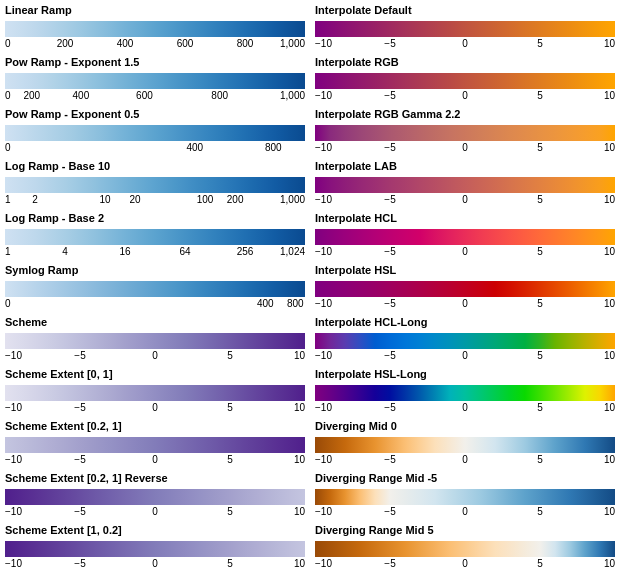

The specification (Vega-Lite) saved for this image:
### Vega specification from a JSON file in a GitHub repository (floating-point values rounded to 4 significant figures)
{"$schema": "https://vega.github.io/schema/vega/v4.json", "padding": 5, "config": {"legend": {"offset": 5, "gradientDirection": "horizontal", "gradientLength": 300, "labelOverlap": {"signal": "labelOverlap"}}}, "signals": [{"name": "labelOverlap", "value": true, "bind": {"input": "checkbox"}}, {"name": "seqScheme", "value": "purples"}, {"name": "linearRange", "value": ["purple", "orange"]}], "data": [{"name": "table", "values": [{"u": -10}, {"u": 10}]}, {"name": "positive", "values": [{"u": 1}, {"u": 1000}]}], "scales": [{"name": "linear", "type": "linear", "range": "ramp", "domain": {"data": "positive", "field": "u"}, "zero": false, "nice": true}, {"name": "pow", "type": "pow", "exponent": 1.5, "range": "ramp", "domain": {"data": "positive", "field": "u"}, "zero": false, "nice": true}, {"name": "sqrt", "type": "sqrt", "range": "ramp", "domain": {"data": "positive", "field": "u"}, "zero": false, "nice": true}, {"name": "log10", "type": "log", "range": "ramp", "domain": {"data": "positive", "field": "u"}, "zero": false, "nice": true}, {"name": "log2", "type": "log", "base": 2, "range": "ramp", "domain": {"data": "positive", "field": "u"}, "zero": false, "nice": true}, {"name": "symlog", "type": "symlog", "range": "ramp", "domain": {"data": "positive", "field": "u"}, "zero": false, "nice": true}, {"name": "seq0", "type": "linear", "range": {"scheme": {"signal": "seqScheme"}}, "domain": {"data": "table", "field": "u"}}, {"name": "seq1", "type": "linear", "range": {"scheme": {"signal": "seqScheme"}, "extent": [0, 1]}, "domain": {"data": "table", "field": "u"}}, {"name": "seq2", "type": "linear", "range": {"scheme": {"signal": "seqScheme"}, "extent": [0.2, 1]}, "domain": {"data": "table", "field": "u"}}, {"name": "seq3", "type": "linear", "range": {"scheme": {"signal": "seqScheme"}, "extent": [0.2, 1]}, "reverse": true, "domain": {"data": "table", "field": "u"}}, {"name": "seq4", "type": "linear", "range": {"scheme": {"signal": "seqScheme"}, "extent": [1, 0.2]}, "domain": {"data": "table", "field": "u"}}, {"name": "lin0", "type": "linear", "range": {"signal": "linearRange"}, "domain": {"data": "table", "field": "u"}}, {"name": "lin1", "type": "linear", "range": {"signal": "linearRange"}, "interpolate": "rgb", "domain": {"data": "table", "field": "u"}}, {"name": "lin2", "type": "linear", "range": {"signal": "linearRange"}, "interpolate": {"type": "rgb", "gamma": 2.2}, "domain": {"data": "table", "field": "u"}}, {"name": "lin3", "type": "linear", "range": {"signal": "linearRange"}, "interpolate": "lab", "domain": {"data": "table", "field": "u"}}, {"name": "lin4", "type": "linear", "range": {"signal": "linearRange"}, "interpolate": "hcl", "domain": {"data": "table", "field": "u"}}, {"name": "lin5", "type": "linear", "range": {"signal": "linearRange"}, "interpolate": "hsl", "domain": {"data": "table", "field": "u"}}, {"name": "lin6", "type": "linear", "range": {"signal": "linearRange"}, "interpolate": "hcl-long", "domain": {"data": "table", "field": "u"}}, {"name": "lin7", "type": "linear", "range": {"signal": "linearRange"}, "interpolate": "hsl-long", "domain": {"data": "table", "field": "u"}}, {"name": "div0", "type": "linear", "range": "diverging", "domain": {"data": "table", "field": "u"}, "domainMid": 0}, {"name": "div1", "type": "linear", "range": "diverging", "domain": {"data": "table", "field": "u"}, "domainMid": -5}, {"name": "div2", "type": "linear", "range": "diverging", "domain": {"data": "table", "field": "u"}, "domainMid": 5}], "legends": [{"orient": "left", "type": "gradient", "fill": "linear", "title": "Linear Ramp"}, {"orient": "left", "type": "gradient", "fill": "pow", "title": "Pow Ramp - Exponent 1.5"}, {"orient": "left", "type": "gradient", "fill": "sqrt", "title": "Pow Ramp - Exponent 0.5"}, {"orient": "left", "type": "gradient", "fill": "log10", "title": "Log Ramp - Base 10"}, {"orient": "left", "type": "gradient", "fill": "log2", "title": "Log Ramp - Base 2"}, {"orient": "left", "type": "gradient", "fill": "symlog", "title": "Symlog Ramp"}, {"orient": "left", "type": "gradient", "fill": "seq0", "title": "Scheme"}, {"orient": "left", "type": "gradient", "fill": "seq1", "title": "Scheme Extent [0, 1]"}, {"orient": "left", "type": "gradient", "fill": "seq2", "title": "Scheme Extent [0.2, 1]"}, {"orient": "left", "type": "gradient", "fill": "seq3", "title": "Scheme Extent [0.2, 1] Reverse"}, {"orient": "left", "type": "gradient", "fill": "seq4", "title": "Scheme Extent [1, 0.2]"}, {"orient": "right", "type": "gradient", "fill": "lin0", "title": "Interpolate Default"}, {"orient": "right", "type": "gradient", "fill": "lin1", "title": "Interpolate RGB"}, {"orient": "right", "type": "gradient", "fill": "lin2", "title": "Interpolate RGB Gamma 2.2"}, {"orient": "right", "type": "gradient", "fill": "lin3", "title": "Interpolate LAB"}, {"orient": "right", "type": "gradient", "fill": "lin4", "title": "Interpolate HCL"}, {"orient": "right", "type": "gradient", "fill": "lin5", "title": "Interpolate HSL"}, {"orient": "right", "type": "gradient", "fill": "lin6", "title": "Interpolate HCL-Long"}, {"orient": "right", "type": "gradient", "fill": "lin7", "title": "Interpolate HSL-Long"}, {"orient": "right", "type": "gradient", "fill": "div0", "title": "Diverging Mid 0"}, {"orient": "right", "type": "gradient", "fill": "div1", "title": "Diverging Range Mid -5"}, {"orient": "right", "type": "gradient", "fill": "div2", "title": "Diverging Range Mid 5"}]}
